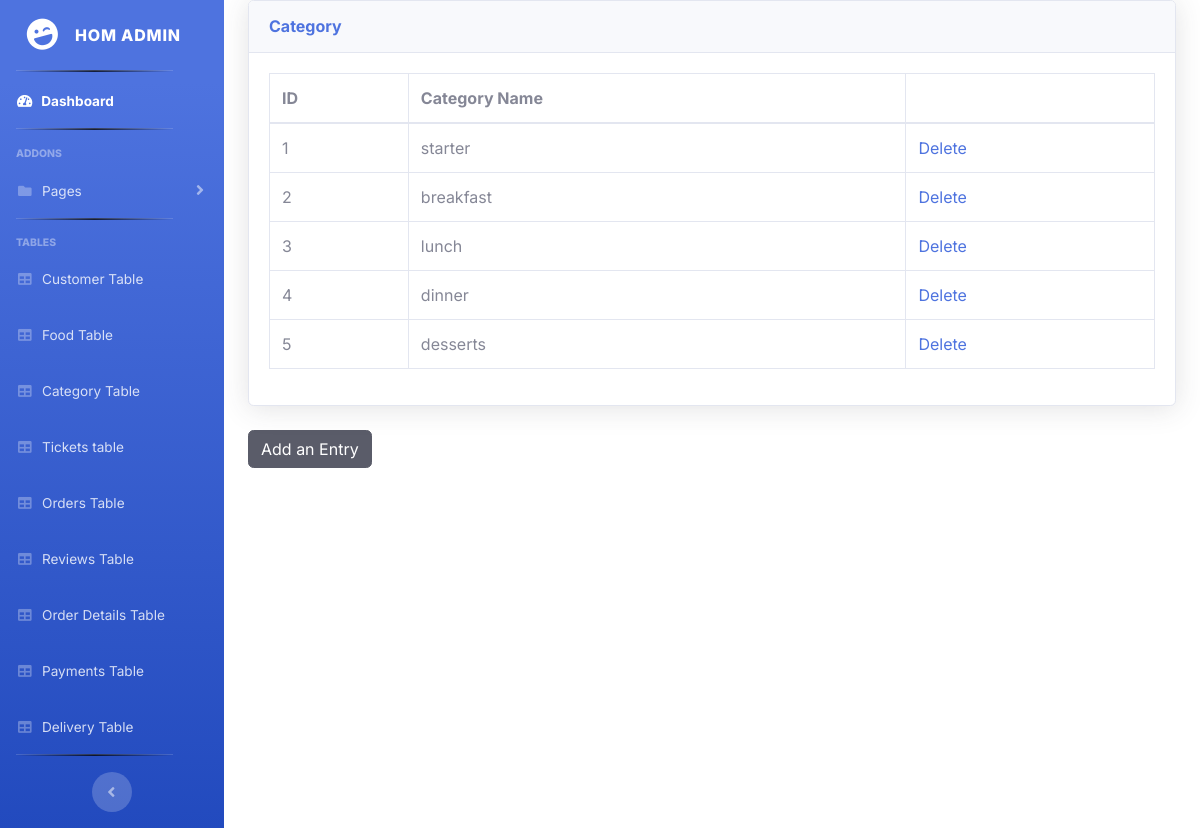
Screenshot of /admin/category.php with the database file from the repository.
### tables this page shows
CREATE TABLE `category` (
  `cat_id` int(10) NOT NULL,
  `cat_name` varchar(100) NOT NULL
);

### admin/category.php (the view, shortened to what this page needs)
<?php
    $conn=mysqli_connect("localhost", "bhavesh", "test123", "foodorderingsite");
?>
<!DOCTYPE html>
<html>
<head>
</head>
<body>
	<?php
    include('includes/header.php');
    include('includes/navbar.php');
?>
	<div class="container-fluid">
                    <div class="card shadow mb-4">
                        <div class="card-header py-3">
                            <h6 class="m-0 font-weight-bold text-primary">Category</h6>
                        </div>
                        <div class="card-body">
                            <div class="table-responsive">
                                <table class="table table-bordered" id="dataTable" width="100%" cellspacing="0">
                                    <thead>
                                        <tr>
                                            <th>ID</th>
                                            <th>Category Name</th>
                                            <th></th>
                                        </tr>
                                    </thead>
                                    <tbody>
                                        <?php
                                            $query="SELECT * FROM category";
                                            $result = mysqli_query($conn, $query);
                                            $category = mysqli_fetch_all($result, MYSQLI_ASSOC);
                                            foreach($category as $c) {
                                                echo "<tr>
                                                <td>{$c['cat_id']}</td>
                                                <td>{$c['cat_name']}</td>";
                                                echo "<td><a href='delete-cat.php?c_id=$c[cat_id]'>Delete</a></td>
                                                </tr>";
                                            }
                                        ?>
                                    </tbody>
                                </table>
                            </div>
                        </div>
                    </div>
                        <table>
                        <tr>
                            <td style="display: flex;">
                                <div class="add-entry-btn-for-inline-display">
                                <button type="button" id="add-entry-button-cat" class="btn btn-dark" style="margin-bottom: 100px;">
                                Add an Entry</button>
                                </div>
                            </td>
                        </tr>
                        </table>
                </div>
</body>
</html>

### css/styles.css (style rules this page uses)
* { padding: 0; margin: 0; box-sizing: border-box; font-family: 'Inter', sans-serif; }

### rows the page displays
category: cat_id "1", cat_name "starter"
category: cat_id "2", cat_name "breakfast"
category: cat_id "3", cat_name "lunch"
category: cat_id "4", cat_name "dinner"
category: cat_id "5", cat_name "desserts"
